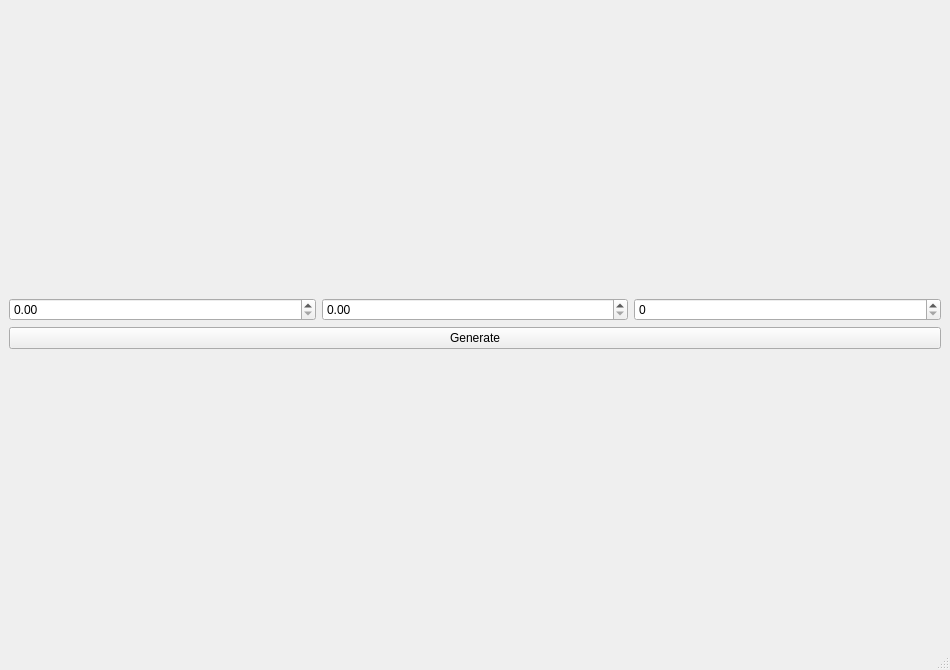
<?xml version="1.0" encoding="UTF-8"?>
<ui version="4.0">
 <class>MainWindow</class>
 <widget class="QMainWindow" name="MainWindow">
  <property name="geometry">
   <rect>
    <x>0</x>
    <y>0</y>
    <width>950</width>
    <height>670</height>
   </rect>
  </property>
  <property name="windowTitle">
   <string>MainWindow</string>
  </property>
  <widget class="QWidget" name="centralwidget">
   <property name="maximumSize">
    <size>
     <width>950</width>
     <height>16777215</height>
    </size>
   </property>
   <layout class="QGridLayout" name="gridLayout_2">
    <item row="0" column="0">
     <layout class="QGridLayout" name="gridLayout">
      <item row="1" column="0">
       <widget class="QPushButton" name="Generate">
        <property name="text">
         <string>Generate</string>
        </property>
       </widget>
      </item>
      <item row="0" column="0">
       <layout class="QHBoxLayout" name="horizontalLayout">
        <item>
         <widget class="QDoubleSpinBox" name="doubleSpinBox"/>
        </item>
        <item>
         <widget class="QDoubleSpinBox" name="doubleSpinBox_2"/>
        </item>
        <item>
         <widget class="QSpinBox" name="spinBox"/>
        </item>
       </layout>
      </item>
     </layout>
    </item>
   </layout>
  </widget>
  <widget class="QMenuBar" name="menubar">
   <property name="geometry">
    <rect>
     <x>0</x>
     <y>0</y>
     <width>950</width>
     <height>21</height>
    </rect>
   </property>
  </widget>
  <widget class="QStatusBar" name="statusbar"/>
 </widget>
 <resources/>
 <connections/>
</ui>
